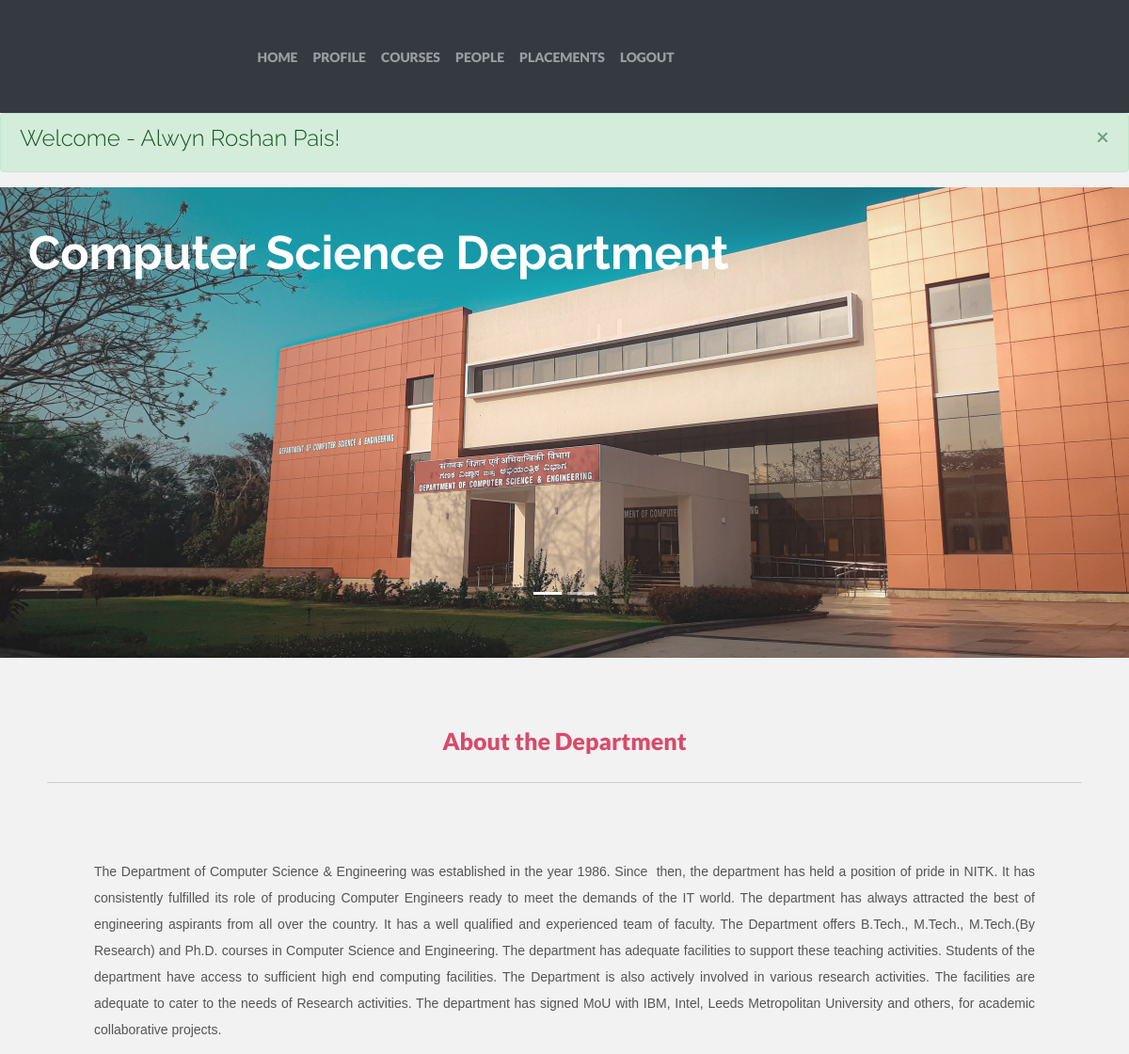
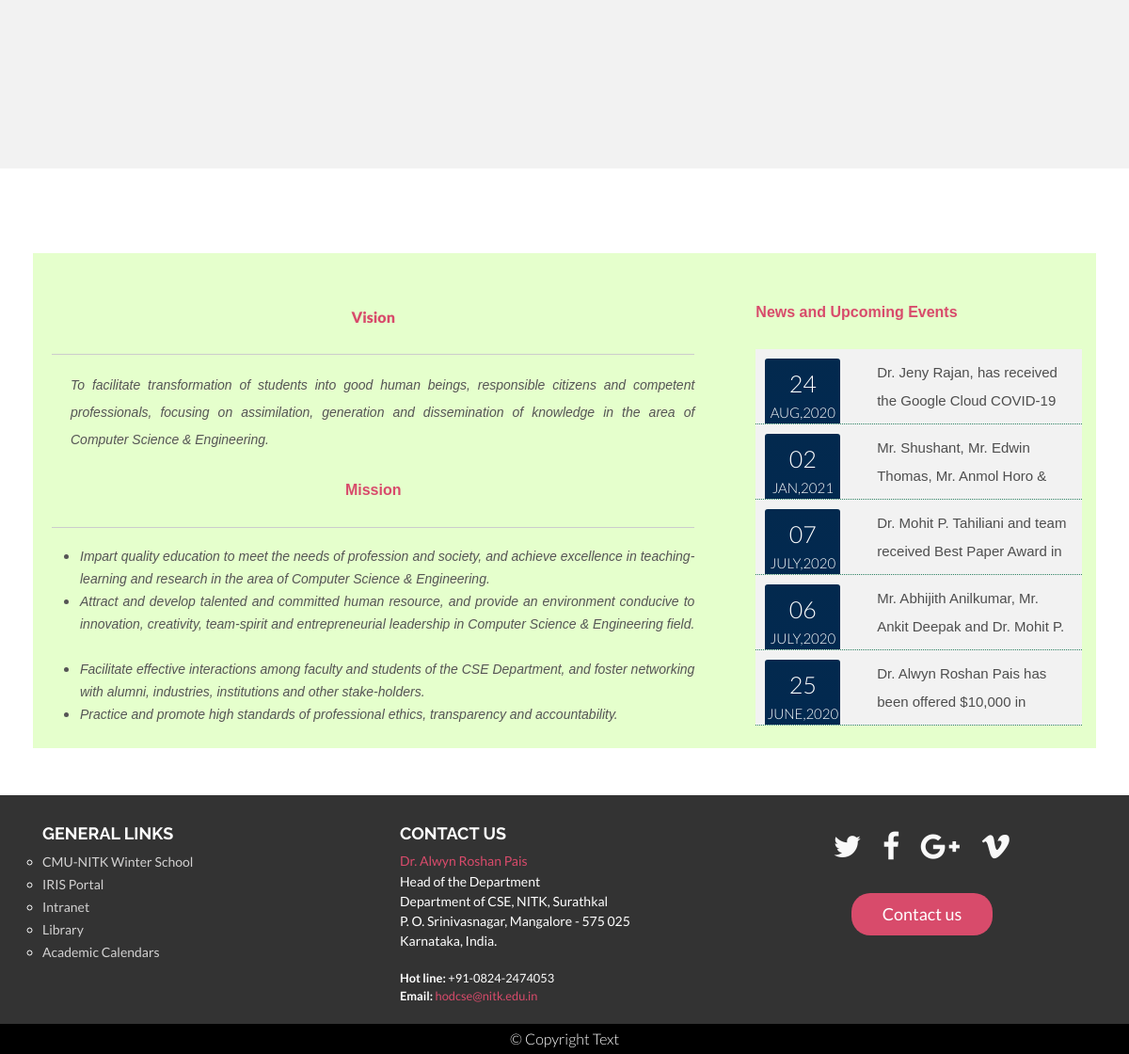
The app's page /index.php (signed in) with its own data (2 pictures, top to bottom).
### tables this page shows
CREATE TABLE `news` (
  `News_id` int(11) NOT NULL,
  `day` varchar(4) NOT NULL,
  `Date` varchar(11) NOT NULL,
  `Content` varchar(100) NOT NULL
);

### index.php (the view, shortened to what this page needs)
<!doctype html>
<html lang="en">
  <head>
    <link rel="stylesheet" href="http://cdnjs.cloudflare.com/ajax/libs/font-awesome/4.6.3/css/font-awesome.min.css">
    <link rel="stylesheet" href="https://stackpath.bootstrapcdn.com/bootstrap/4.5.0/css/bootstrap.min.css">
    <link rel="stylesheet" type="text/css" href="css/style.css">
    <link href="css/font-awesome.min.css" rel="stylesheet">
  </head>
  <body>
    <?php
    require 'partials/_nav.php';
    ?>
    <div class="">
        <div class="alert alert-success alert-dismissible fade show" role="alert">
        <h4 class="alert-heading">Welcome - <?php echo $_SESSION['Name']; ?>!</h4>
        <button type="button" class='close' data-dismiss='alert' aria-label='Close'>
          <span aria-hidden='true'>&times;</span>
        </button>
        </div>
    </div>
<div id="demo" class="carousel slide slidespc" data-ride="carousel">
  <ul class="carousel-indicators">
    <li data-target="#demo" data-slide-to="0" class="active"></li>
    <li data-target="#demo" data-slide-to="1"></li>
  </ul>
  <div class="carousel-inner">
    <div class="carousel-item active ">
          <img style="width: 100%; height: 500px; opacity: 0.9;
	filter: alpha(opacity=80);" src="dept.jpg" alt="CSE deptartment">
            <div class="carousel-caption">
              <h3 class="top-left" style="color: #fff; font-size: 50px; font-weight: 700;">Computer Science Department </h3>
            </div>
    </div>
    </div>
  </div>
<br />
<div style="padding: 50px 50px;">
					<p style="font-size: 13.008px; text-align: center;"><span style="font-size:25px; text-align: center; font-weight: bold;"><span style="color: #d84b6b;"><span><strong>About the Department</strong></span></span></span></p>
					<hr />
					<p style="font-size: 13.008px;">   </p>
					<p style="font-size: 13.008px; text-align: justify; padding: 10px 50px;"><span style="font-size:14px;"><span style="font-family:arial,helvetica,sans-serif;">The Department of Computer Science &amp; Engineering was established in the year 1986. Since  then, the department has held a position of pride in NITK. It has consistently fulfilled its role of producing Computer Engineers ready to meet the demands of the IT world. The department has always attracted the best of engineering aspirants from all over the country. It has a well qualified and experienced team of faculty. The Department offers B.Tech., M.Tech., M.Tech.(By Research) and Ph.D. courses in Computer Science and Engineering. The department has adequate facilities to support these teaching activities. Students of the department have access to sufficient high end computing facilities. The Department is also actively involved in various research activities. The facilities are adequate to cater to the needs of Research activities. The department has signed MoU with IBM, Intel, Leeds Metropolitan University and others, for academic collaborative projects.</span></span></p>
					<p style="font-size: 13.008px;">   </p>
					<p style="font-size: 13.008px;">   </p>
				</div>
		<div class="row" style="padding:  90px 50px 50px 50px; background-color: #fff;">
      <div class="vision col-8" style="padding: 30px 50px 0px 20px; background-color: #e5ffcc; ">
      <br />
      <p style="text-align: center;"><span><span ><span style="color:#d84b6b; font-weight: bold;"><strong style="font-size: 16.008px;">Vision</strong></span></span></span></p>
            <hr />
            <div style="margin-left: 20px;">
            <p style="text-align: justify;"><span style="font-size:14px;"><span style="font-family:arial,helvetica,sans-serif;"><em><span style="line-height: 1.538em;">To facilitate transformation of students into good human beings, responsible citizens and competent professionals, focusing on assimilation, generation and dissemination of knowledge in the area of Computer Science &amp; Engineering.  </span></em></span></span></p>
</div>
            <p style="text-align: center;"><span style="font-size:16px;"><span style="font-family:arial,helvetica,sans-serif;"><span style="color: #d84b6b; font-weight: bold;"><strong>Mission</strong></span></span></span></p>
            <hr />
            <div style="margin-left: 30px;">
            <ul>
                <li style="text-align: justify;"><span style="font-size:14px;"><span style="font-family:arial,helvetica,sans-serif;"><em>Impart quality education to meet the needs of profession and society, and achieve excellence in teaching-learning and research in the area of Computer Science &amp; Engineering.  </em></span></span></li>
                <li style="text-align: justify;"><span style="font-size:14px;"><span style="font-family:arial,helvetica,sans-serif;"><em>Attract and develop talented and committed human resource, and provide an environment conducive to innovation, creativity, team-spirit and entrepreneurial leadership in Computer Science &amp; Engineering field.  </em></span></span></li>
                <li style="text-align: justify;"><span style="font-size:14px;"><span style="font-family:arial,helvetica,sans-serif;"><em>Facilitate effective interactions among faculty and students of the <span data-scayt_word="CSE" data-scaytid="1">CSE</span> Department, and foster networking with alumni, industries, institutions and other stake-holders.</em></span></span></li>
                <li style="text-align: justify;"><span style="font-size:14px;"><span style="font-family:arial,helvetica,sans-serif;"><em>Practice and promote high standards of professional ethics, transparency and accountability.</em></span></span></li>
            </ul>
</div>
      </div>
      <div class="news-scroll col-4" style="background-color: #e5ffcc; padding: 50px -20px 0px 0px;">
      <br />
      <br />
      <p><span style="color:#000000;"><strong style="font-size: 13.008px;"><span style="font-family: arial, helvetica, sans-serif; font-size: 16px; color: #d84b6b; text-align: center; font-weight: bold;">News and Upcoming Events</span></strong></span></p>
        <div id="nt-example1-container">
                <ul id="nt-example1">
              <?php
              require 'partials/_dbconnect.php';
              if($_SERVER['REQUEST_METHOD'] =="GET"){
              $query = "SELECT * FROM news";
              $result = mysqli_query($link,$query);
               while ($row =mysqli_fetch_array($result)) {?>
               <li><div class="row src"><div class="col-4">
                        <div class="date-blk" id="news-div"><span id="n-span1">
                <?php echo "".$row["day"]."";  ?> </span><span id="n-span2"> <?php echo "".$row["Date"].""; ?></div></div> <div class="col-8" id="n-content" style="font-family:arial,helvetica,sans-serif;"><?php echo"".$row["Content"]."";?></div></em></div></li>
              <?php }
            }
              ?>
                </ul>
            </div>
            <br />
      </div>
    </div>
    <?php
    require 'partials/_footer.php';
    ?>
  </body>
</html>

### css/style.css (style rules this page uses)
body { background-color: #f2f2f2; font-family: "Lato"; font-weight: 300; font-size: 16px; color: #555; -webkit-font-smoothing: antialiased; -webkit-overflow-scrolling: touch; }
h1, h2, h3, h4, h5, h6 { font-family: "Raleway"; font-weight: 300; color: #333; }
p { line-height: 28px; margin-bottom: 25px; }
hr { display: block; height: 1px; border: 0; border-top: 1px solid #ccc; margin: 1em 0; padding: 0; }
body { overflow-x: hidden; }
ul, li { margin: 0; padding: 0; }
.carousel-inner>.carousel-item>img { width: 100%; height: 450px; }
.carousel-caption .top-left { position: absolute; top: -400px; left: -150px; }
.carousel-indicators { top: 420px; }
#nt-example1 { max-width: 620px; margin: auto; }
#nt-example1-container { text-align: center; }
#nt-example1 li { color: #4e4e4e; background: #F2F2F2; overflow: hidden; height: 80px; padding: 10px; line-height: 30px; list-style: none; font-size: 24px; text-align: left; border-bottom: 1px dotted #2c8162; }
#news-div { border-radius: 3px; display: inline-block; float: left; color: #fff; text-align: center; padding: 14px 0; margin-right: 20px; text-transform: uppercase; width: 90%; height: 95%; background: #02294e; background: -webkit-linear-gradient(to top, #012951, #03294e); background: linear-gradient(to top, #012951, #03294e); }
#n-span1 { display: block; font-size: 25px; font-weight: 300; margin-top: 0px; line-height: 25px; color: #fff; }
#n-span2 { font-size: 15px; color: #fff; }
#n-content { font-size: 15px; font-family: arial, helvetica, sans-serif; }

### records on screen
news: day "24", Date "AUG,2020", Content "Dr. Jeny Rajan, has received the Google Cloud COVID-19…"
news: day "02", Date "JAN,2021", Content "Mr. Shushant, Mr. Edwin Thomas, Mr. Anmol Horo &…"
news: day "07", Date "JULY,2020", Content "Dr. Mohit P. Tahiliani and team received Best Paper Award in…"
news: day "06", Date "JULY,2020", Content "Mr. Abhijith Anilkumar, Mr. Ankit Deepak and Dr. Mohit P.…"
news: day "25", Date "JUNE,2020", Content "Dr. Alwyn Roshan Pais has been offered $10,000 in…"

### other values on screen
$_SESSION['Name'] "Alwyn Roshan Pais"
